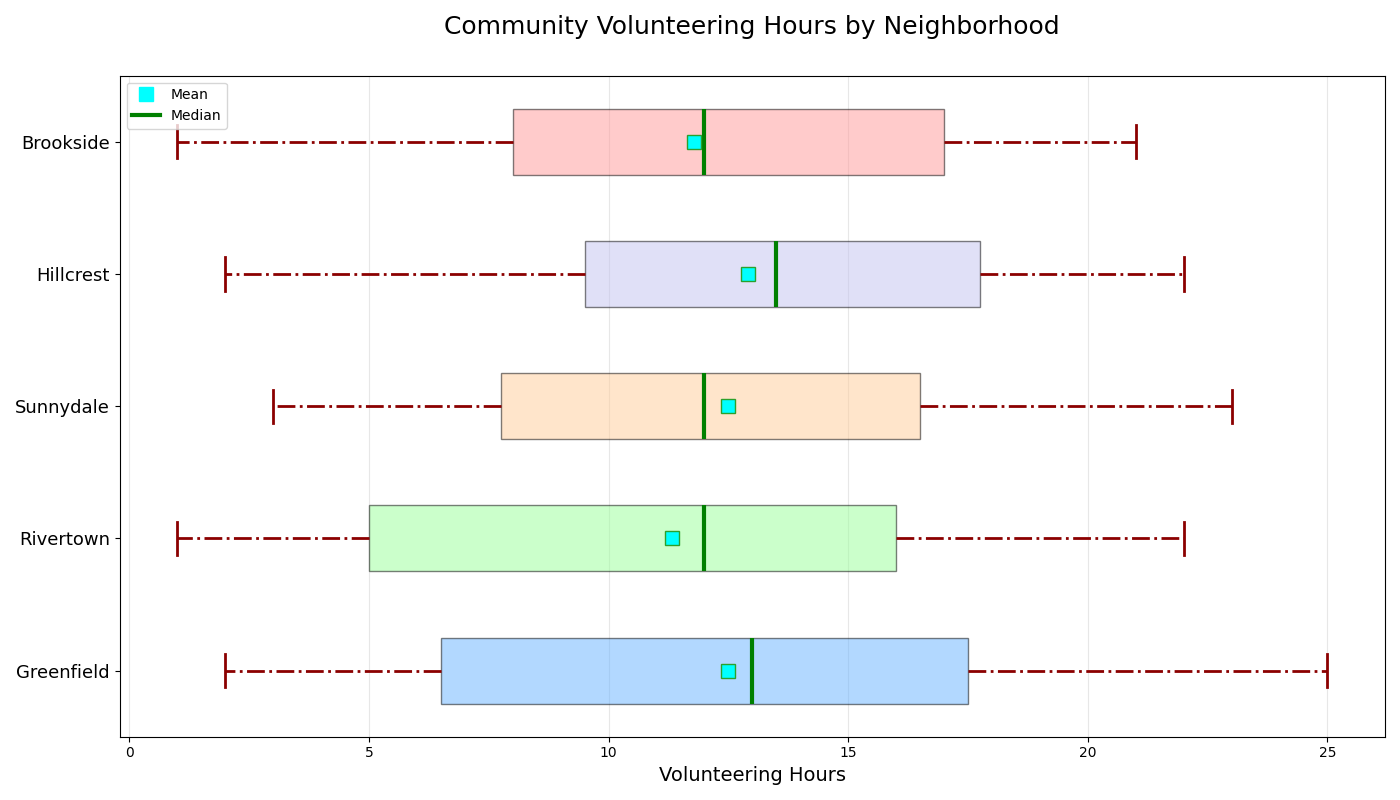

Write the Python code that produced this figure.
import matplotlib.pyplot as plt

# Neighborhoods and their corresponding volunteering hours
neighborhoods = ['Greenfield', 'Rivertown', 'Sunnydale', 'Hillcrest', 'Brookside']
volunteering_hours = [
    [2, 4, 6, 8, 12, 14, 16, 18, 20, 25],  # Greenfield
    [1, 3, 5, 10, 12, 14, 16, 19, 22],     # Rivertown
    [3, 5, 7, 10, 11, 13, 15, 17, 21, 23], # Sunnydale
    [2, 4, 9, 11, 12, 15, 17, 18, 19, 22], # Hillcrest
    [1, 5, 8, 10, 12, 14, 17, 18, 21]      # Brookside
]

# Create the plot
fig, ax = plt.subplots(figsize=(14, 8))

# Generate horizontal box plot with altered style elements
bp = ax.boxplot(volunteering_hours, vert=False, patch_artist=True, notch=False,
                meanline=False, showmeans=True, meanprops=dict(marker='s', markerfacecolor='cyan', markersize=10))

# Customizing the appearance of the box plots
colors = ['#66B3FF', '#99FF99', '#FFCC99', '#C2C2F0', '#FF9999']
for patch, color in zip(bp['boxes'], colors):
    patch.set(facecolor=color, alpha=0.5)

# Customize whiskers, caps, medians, means with varied styles
for whisker in bp['whiskers']:
    whisker.set(color='darkred', linewidth=2, linestyle="-.")

for cap in bp['caps']:
    cap.set(color='darkred', linewidth=2)

for median in bp['medians']:
    median.set(color='green', linewidth=3)

for mean in bp['means']:
    mean.set(marker='s', markerfacecolor='cyan', markersize=10)

# Alter title and labels
ax.set_title('Community Volunteering Hours by Neighborhood', fontsize=18, fontweight='normal', pad=30)
ax.set_xlabel('Volunteering Hours', fontsize=14)
ax.set_yticklabels(neighborhoods, fontsize=13)

# Change grid style
ax.xaxis.grid(True, linestyle='-', alpha=0.3)

# Add legend with altered style
mean_legend = plt.Line2D([], [], color='cyan', marker='s', linestyle='None', markersize=10, label='Mean')
median_legend = plt.Line2D([], [], color='green', linestyle='-', linewidth=3, label='Median')
ax.legend(handles=[mean_legend, median_legend], loc='upper left')

plt.tight_layout()
plt.show()
